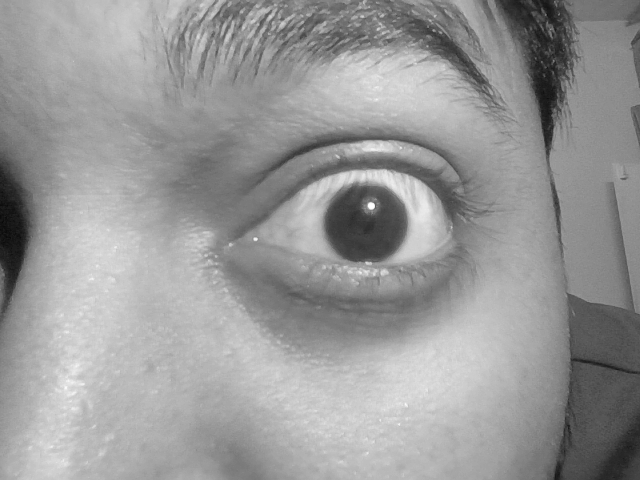
#> input picture IrisRecognition_ML/src/300_1_1.jpg, 640 x 480 px
$ python -i captureonlyIris.py   (imports and definitions only)   (older library calls are emulated)
#> lines starting #> are read from the running program, lines starting #| are printed output that depends on the picture; after the words box and inside, x2 and y2 are one past the last pixel; in counts of white or black regions, pixels touching at a corner belong together
#> further down, picture is the input picture: shape (480, 640, 3); min 8, max 254, mean 152.5
import cv2
import numpy as np
import os

# Load the pre-trained classifiers for face and eyes
face_cascade = cv2.CascadeClassifier(cv2.data.haarcascades + 'haarcascade_frontalface_default.xml')
eye_cascade = cv2.CascadeClassifier(cv2.data.haarcascades + 'haarcascade_eye.xml')

# Start video capture from the webcam
# [1 line not run here, left out]

iris_captured = 0  # Counter to track number of iris images captured

# Define the directory where the images will be saved
save_directory = r"D:\Capstone\softaware\IrisRecognition_ML\CASIA1\300"

# Create the directory if it doesn't exist
# [2 lines not run here, left out]

# Function to calculate sharpness (using variance of Laplacian)
def is_image_sharp(image, threshold=100):
    gray = cv2.cvtColor(image, cv2.COLOR_BGR2GRAY)
    laplacian_var = cv2.Laplacian(gray, cv2.CV_64F).var()
    return laplacian_var > threshold

# Function to calculate contrast (standard deviation of pixel intensities)
def has_sufficient_contrast(image, threshold=30):
    gray = cv2.cvtColor(image, cv2.COLOR_BGR2GRAY)
    contrast = gray.std()
    return contrast > threshold

# Function to check circularity (assuming binary thresholding)
def is_circular(image, threshold=0.4):
#> called with threshold = 0.4
    gray = cv2.cvtColor(image, cv2.COLOR_BGR2GRAY)
    _, binary_image = cv2.threshold(gray, 50, 255, cv2.THRESH_BINARY)
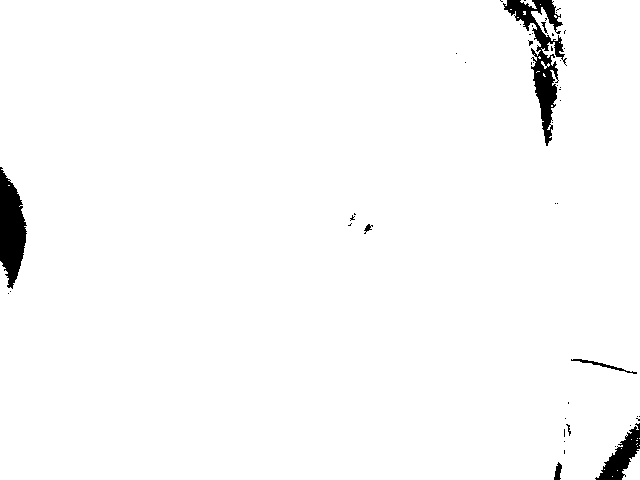
#> binary_image: shape (480, 640); 98% white; 49 black regions (41 under 20 px)
    contours, _ = cv2.findContours(binary_image, cv2.RETR_EXTERNAL, cv2.CHAIN_APPROX_SIMPLE)
#> contours = 26 contours, 23 with area under 20; largest, box (x1, y1, x2, y2) and area: (0, 0, 640, 480) 299366, (622, 449, 640, 480) 297, (520, 0, 537, 9) 47

    for contour in contours:
        area = cv2.contourArea(contour)
        perimeter = cv2.arcLength(contour, True)
        if perimeter == 0:
            continue
        circularity = 4 * np.pi * area / (perimeter ** 2)
        if circularity > threshold:
            return True
#> this loop made 14 passes
#> (area, perimeter, circularity) on pass 4: (297, 102.3, 0.357)
    return False

# Function to check if iris is centered in the frame
def is_iris_centered(x, y, w, h, frame_width, frame_height, margin=0.3):
    center_x = x + w / 2
    center_y = y + h / 2
    frame_center_x = frame_width / 2
    frame_center_y = frame_height / 2

    # Check if the iris is close enough to the center of the frame
    return abs(center_x - frame_center_x) < frame_width * margin and abs(center_y - frame_center_y) < frame_height * margin

# Loop until 10 images are captured
# [67 lines not run here, left out]

>>> import cv2
>>> picture = cv2.imread('../../IrisRecognition_ML/src/300_1_1.jpg')
>>> result = is_circular(picture)
#> result = True

$ run again, on IrisRecognition_ML/src/300_1_2.jpg
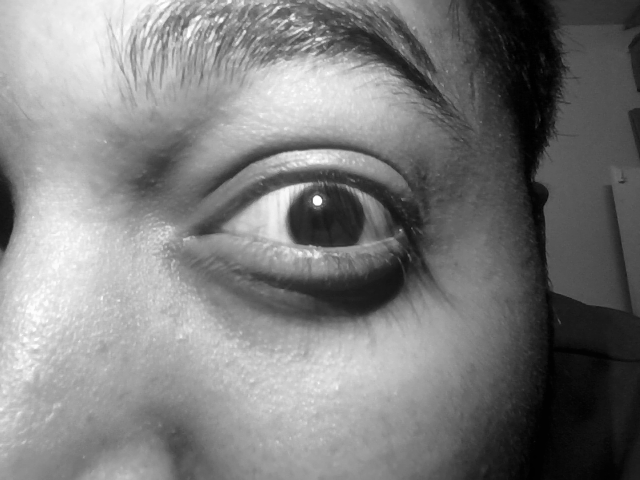
#> input picture IrisRecognition_ML/src/300_1_2.jpg, 640 x 480 px
#> picture is the input picture: shape (480, 640, 3); min 0, max 255, mean 125
#> in is_circular, `_, binary_image = cv2.threshold(gray, 50, 255, cv2.THRESH_BINARY)`:
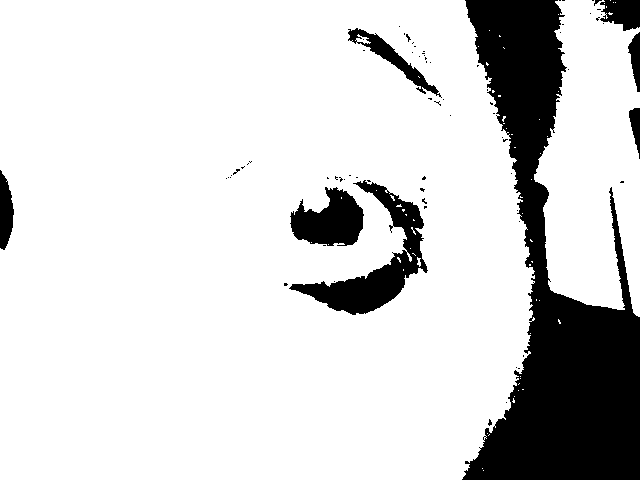
#> binary_image: shape (480, 640); 83.7% white; 76 black regions (68 under 20 px)
#> contours = 46 contours, 44 with area under 20; largest, box (x1, y1, x2, y2) and area: (0, 0, 535, 480) 240903, (534, 0, 640, 317) 23954
#> the loop in is_circular, `for contour in contours:` made 5 passes
#> (contour, area, perimeter) on passes 1, 2, 4: ([[483, 470]], 0, 0), ([[482, 468]], 0, 0), ([[487, 433]], 0, 0)
#> result = True

$ run again, on IrisRecognition_ML/src/300_1_3.jpg
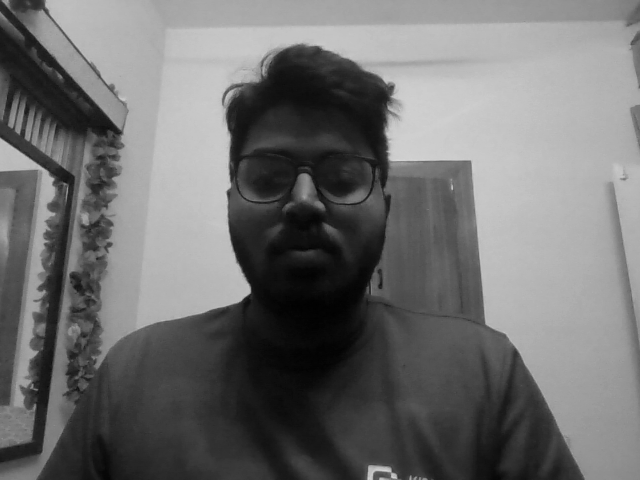
#> input picture IrisRecognition_ML/src/300_1_3.jpg, 640 x 480 px
#> picture is the input picture: shape (480, 640, 3); min 1, max 213, mean 111
#> in is_circular, `_, binary_image = cv2.threshold(gray, 50, 255, cv2.THRESH_BINARY)`:
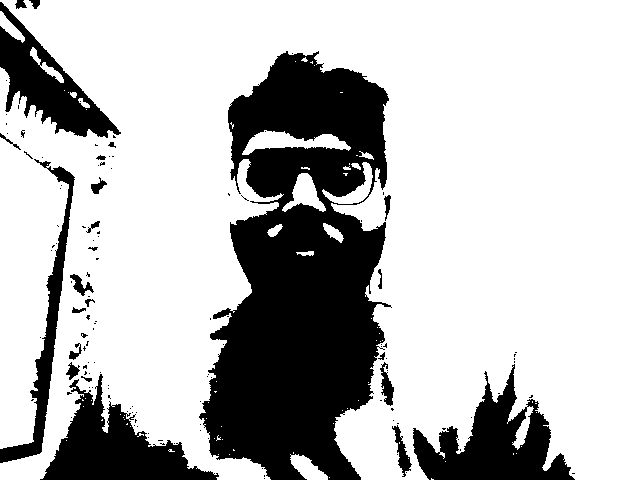
#> binary_image: shape (480, 640); 73.8% white; 130 black regions (106 under 20 px)
#> contours = 74 contours, 60 with area under 20; largest, box (x1, y1, x2, y2) and area: (0, 0, 640, 480) 221331, (242, 130, 351, 155) 1180, (282, 173, 326, 212) 729, (322, 162, 373, 204) 565, (290, 454, 328, 480) 486
#> the loop in is_circular, `for contour in contours:` made 4 passes
#> (area, perimeter, circularity) on pass 4: (486, 112.6, 0.482)
#> result = True
